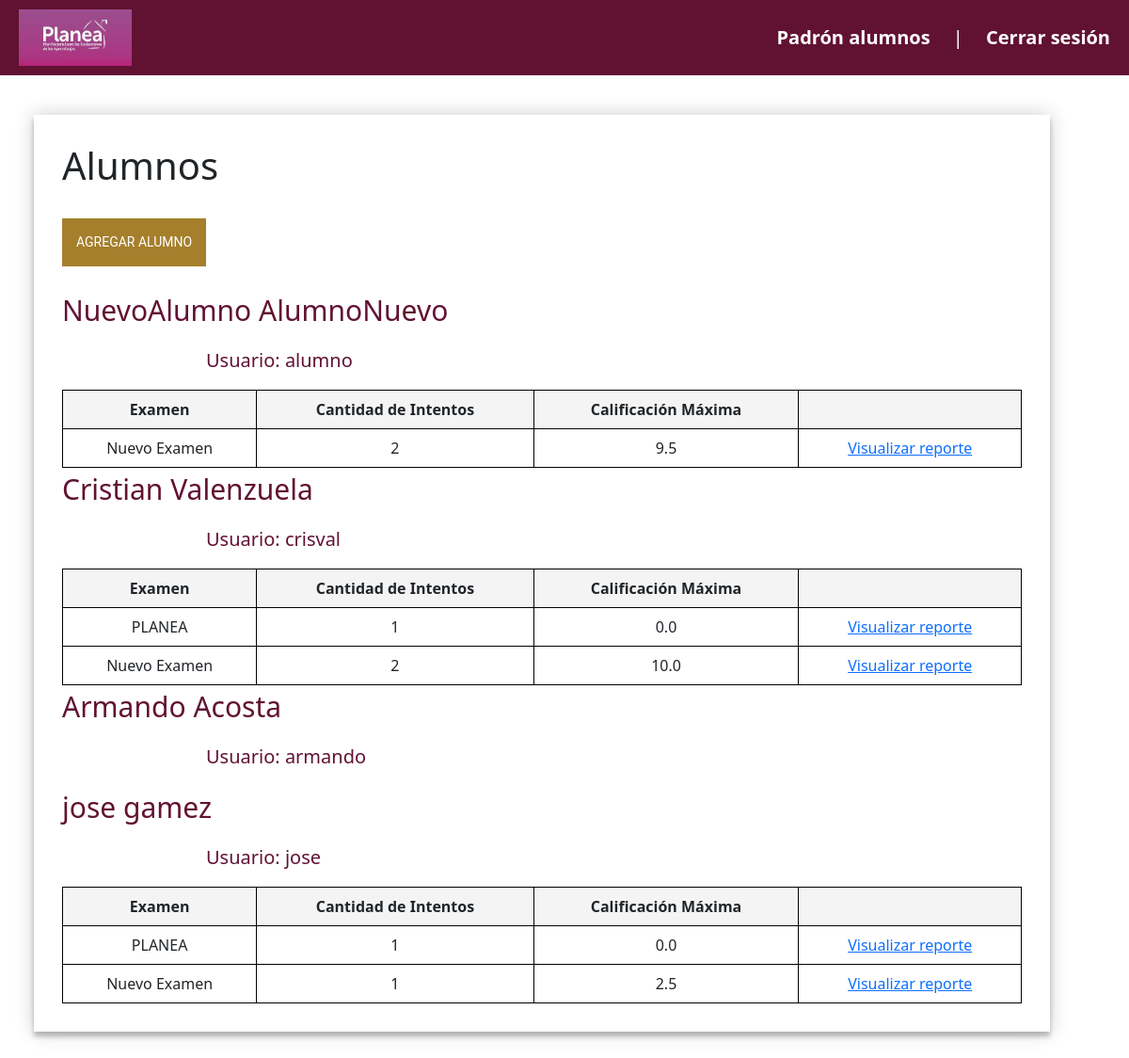
Screenshot of /padron/alumnos (signed in) with the database file from the repository.
### pagina_web/models.py (models this page shows)
class alumno(models.Model):
    nombre = models.CharField(max_length=100)
    apellido = models.CharField(max_length=100)
    idUsuario = models.ForeignKey(User,  on_delete=models.DO_NOTHING, default=1)

class examen(models.Model):
    nombre = models.CharField(max_length=100)
    idMateria = models.ForeignKey(materia, on_delete=models.CASCADE, default=1)

### pagina_web/views.py (the view)
# urls.py: path('padron/alumnos', PadronAlumnos.as_view(), name='padron_alumnos'),
class PadronAlumnos(View):
    @method_decorator(staff_member_required(login_url='login'), name='dispatch')
    def get(self, request):
        alumnos = alumno.objects.all()
        data = []
        for auxAlumno in alumnos:
            intentos = (
                intento.objects.filter(idAlumno=auxAlumno)
                .values("idExamen__id","idExamen__nombre")
                .annotate(
                    cantidad_intentos=Count("idExamen"),
                    calificacion_maxima=Max("resultado"),
                )
            )
            intentos_data = [
                {
                    "id": intento["idExamen__id"],
                    "examen": intento["idExamen__nombre"],
                    "cantidad_intentos": intento["cantidad_intentos"],
                    "calificacion_maxima": intento["calificacion_maxima"],
                }
                for intento in intentos
            ]
            usuarioAlumno = User.objects.get(id=auxAlumno.idUsuario.id)
            if intentos_data:
                data.append({
                    "id": auxAlumno.id,
                    "nombre": auxAlumno.nombre,
                    "apellido": auxAlumno.apellido,
                    "usuario": usuarioAlumno.username,
                    "intentos": intentos_data,
                })
            else:
                data.append({
                    "id": auxAlumno.id,
                    "nombre": auxAlumno.nombre,
                    "apellido": auxAlumno.apellido,
                    "usuario": usuarioAlumno.username,
                })
        return render(request, 'padron_alumnos.html', {"alumnos":data})

### pagina_web/templates/padron_alumnos.html (shortened to what this page needs)
{% extends 'layouts/nav_inicio.html' %}
{% load static %}
{% block content %}
<link rel="stylesheet" type="text/css" href="{% static 'css/padron_alumnos.css' %}">
<div class="alumnos">
    <h1>Alumnos</h1>
    <br>
    <button id="abrirDialog" class="boton_amarillo">Agregar alumno</button>
    <br>
    <br>
    {% if alumnos %}
        {% for alumno in alumnos %}
            <p style="font-size: 30px; color:#611232;">{{ alumno.nombre }}  {{alumno.apellido}}</p>
            <p style="font-size: 20px; color:#611232;margin-left: 15%;">Usuario: {{ alumno.usuario }}</p>
            {% if alumno.intentos %}
                <table>
                    <thead>
                        <tr>
                            <th>Examen</th>
                            <th>Cantidad de Intentos</th>
                            <th>Calificación Máxima</th>
                            <th></th>
                        </tr>
                    </thead>
                    <tbody>
                    {% for intento in alumno.intentos %}
                        <tr>
                            <td>{{ intento.examen }}</td>
                            <td>{{ intento.cantidad_intentos }}</td>
                            <td>{{ intento.calificacion_maxima }}</td>
                            <td><a  href='/reporte/alumno/{{alumno.id}}/{{intento.id}}'> Visualizar reporte </a></td>
                        </tr>
                    {% endfor %}
                    </tbody>
                </table>
            {% endif %}
        {% endfor %}
    {% endif %}
</div>
{% endblock %}

### pagina_web/static/css/padron_alumnos.css (style rules this page uses)
.alumnos { float: left; background: #FFFFFF; width: 90%; margin-top: 3%; margin-bottom: 3%; margin-left: 3%; padding: 30px; box-shadow: 0 0 20px 0 rgba(0, 0, 0, 0.2), 0 5px 5px 0 rgba(0, 0, 0, 0.24); }
.alumnos button { font-family: "Roboto", sans-serif; text-transform: uppercase; outline: 0; background: #A57F2C; border: 0; padding: 15px; color: #FFFFFF; font-size: 14px; -webkit-transition: all 0.3 ease; transition: all 0.3 ease; cursor: pointer; }
.boton_amarillo { font-family: "Roboto", sans-serif; text-transform: uppercase; outline: 0; background: #A57F2C; border: 0; padding: 15px; color: #FFFFFF; font-size: 14px; -webkit-transition: all 0.3 ease; transition: all 0.3 ease; cursor: pointer; }

### pagina_web/templates/padron_alumnos.html (style rules this page uses)
table { width: 100%; border-collapse: collapse; }
th, td { border: 1px solid black; padding: 8px; text-align: center; }
th { background-color: #f4f4f4; }

### rows the page displays
alumno: nombre "NuevoAlumno", apellido "AlumnoNuevo"
examen: examen "Nuevo Examen", cantidad_intentos "2", calificacion_maxima "9.5", calificacion_maxima "10.0", cantidad_intentos "1", calificacion_maxima "2.5"
alumno: nombre "Cristian", apellido "Valenzuela"
examen: examen "PLANEA", cantidad_intentos "1", calificacion_maxima "0.0"
alumno: nombre "Armando", apellido "Acosta"
alumno: nombre "jose", apellido "gamez"

### other values shown
{{ alumno.usuario }} "alumno" "crisval" "armando" "jose"
